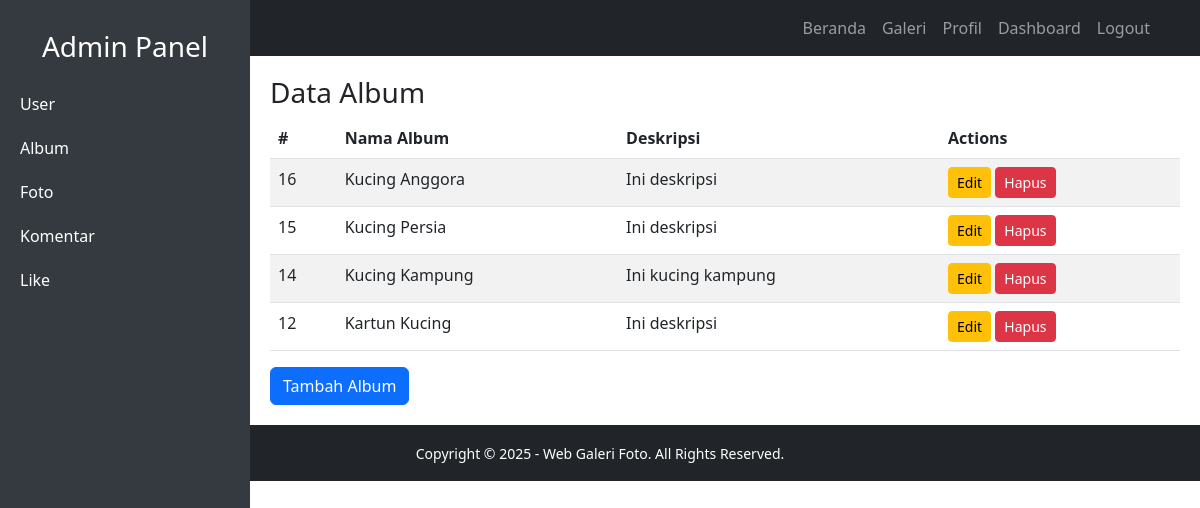
Page /dashboard.php?tab=album (signed in) on the committed database.
### tables this page shows
CREATE TABLE `album` (
  `AlbumID` int(11) NOT NULL,
  `NamaAlbum` varchar(255) NOT NULL,
  `Deskripsi` text NOT NULL,
  `TanggalDibuat` date NOT NULL,
  `UserID` int(11) NOT NULL
);

### tabel/tabel-album.php (the view, shortened to what this page needs)
<?php
include 'db.php';
$query = mysqli_query($conn, "SELECT * FROM Album ORDER BY AlbumID DESC");
$albums = mysqli_fetch_all($query, MYSQLI_ASSOC);
?>
<h3>Data Album</h3>
<table class="table table-striped">
    <thead>
        <tr>
            <th>#</th>
            <th>Nama Album</th>
            <th>Deskripsi</th>
            <th>Actions</th>
        </tr>
    </thead>
    <tbody>
        <?php foreach ($albums as $row): ?>
            <tr>
                <td><?= $row['AlbumID']; ?></td>
                <td><?= $row['NamaAlbum']; ?></td>
                <td><?= $row['Deskripsi']; ?></td>
                <td>
                    <a href="dashboard.php?tab=album&action=edit&id=<?= $row['AlbumID']; ?>" class="btn btn-warning btn-sm">Edit</a>
                    <a href="dashboard.php?tab=album&action=hapus&id=<?= $row['AlbumID']; ?>" class="btn btn-danger btn-sm" onclick="return confirm('Yakin ingin menghapus?')">Hapus</a>
                </td>
            </tr>
        <?php endforeach; ?>
    </tbody>
</table>
<button class="btn btn-primary" data-bs-toggle="modal" data-bs-target="#addAlbumModal">Tambah Album</button>

### dashboard.php (style rules this page uses)
body { overflow-x: hidden; }

### rows in the picture
album: AlbumID "16", NamaAlbum "Kucing Anggora", Deskripsi "Ini deskripsi"
album: AlbumID "15", NamaAlbum "Kucing Persia", Deskripsi "Ini deskripsi"
album: AlbumID "14", NamaAlbum "Kucing Kampung", Deskripsi "Ini kucing kampung"
album: AlbumID "12", NamaAlbum "Kartun Kucing", Deskripsi "Ini deskripsi"
